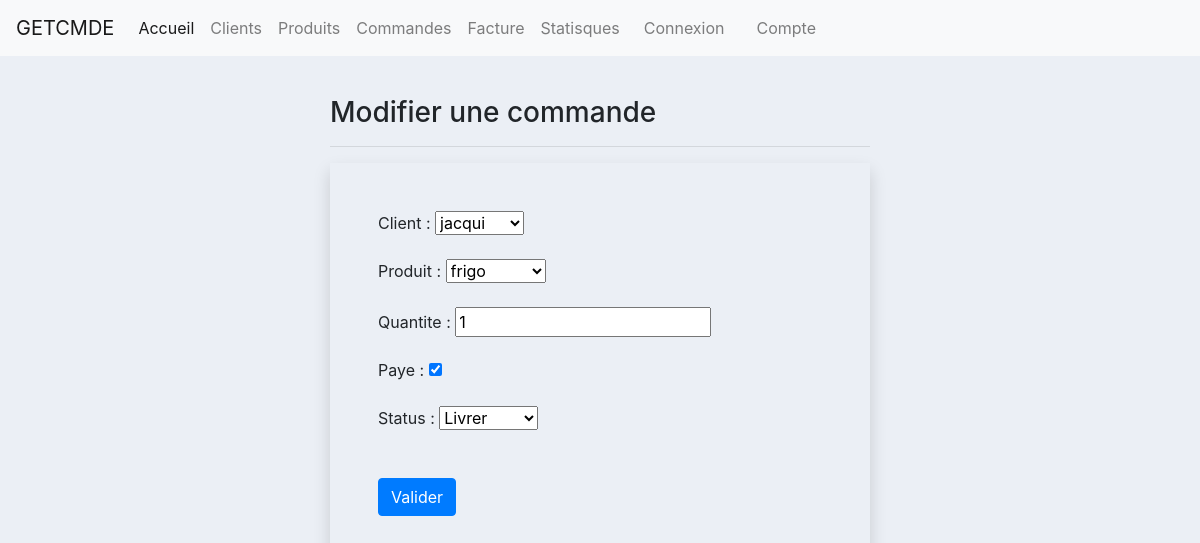
The app's page /modifier_cmde/8 with its own data.
### app_cmde/models.py (models this page shows, shortened)
class Commande(models.Model):
    STATUT_CHOICE = (
        ('Livrer', 'Livrer'),
        ('Non_livrer', 'Non_livrer'),
    )
    client = models.ForeignKey(Client, on_delete=models.CASCADE)
    produit = models.ForeignKey(Produit,on_delete=models.CASCADE)
    quantite = models.IntegerField(default=0)
    paye = models.BooleanField(default=False)
    status = models.CharField(max_length=100,choices=STATUT_CHOICE)
    date_cmde = models.DateTimeField(auto_now_add=True)

### app_cmde/views.py (the view)
# urls.py: path('modifier_cmde/<int:pk>',views.modifier_cmde,name='modifier-cmde'),
def modifier_cmde(request,pk):
    commande = Commande.objects.get(id=pk)
    if request.method == 'POST':
        form = CommadeForm(request.POST,instance=commande)
        if form.is_valid():
            form.save()
            return redirect('list-cmde')
    else:
        form = CommadeForm(instance=commande)
    context = {
        'form':form
    }
    return render(request,'app_cmde/modifier_cmde.html',context)

### app_cmde/forms.py
class CommadeForm(ModelForm):
    class Meta:
        model = Commande
        fields = '__all__'

### app_client/models.py (called while the page is built)
    def __str__(self):
        return self.noms

### app_produit/models.py (called while the page is built)
    def __str__(self):
        return self.nom

### templates/app_cmde/modifier_cmde.html (shortened to what this page needs)
{% extends 'main/base.html' %}
{% load static %}
{% load crispy_forms_tags %}
{% block content %}
<br>
<div class="container">
    <div class="row my-3">
        <div class="col-sm-6 offset-sm-3">
            <h3>Modifier une commande</h3>
            <hr>
            <form action="" method="POST" novalidate class="shadow p-5">
                {% for fm in form %}
                <div class="form-group mb-3">
                    {{fm.label_tag}} {{fm}}
                </div>
                {% endfor %}
                <input type="submit"  class="btn btn-primary mt-4" value="Valider">
            </form>
        </div>
    </div>
</div>
{% endblock %}

### static/css/styles.css (style rules this page uses)
body { background-color: #ebeff5; }

### templates/main/base.html (style rules this page uses)
body { background-color: #ebeff5; }

### records on screen
Commande: form "jacqui" "frigo" "1" "☑" "Livrer"

### other values on screen
{{ fm.label_tag }} "Client :" "Produit :" "Quantite :" "Paye :" "Status :"
